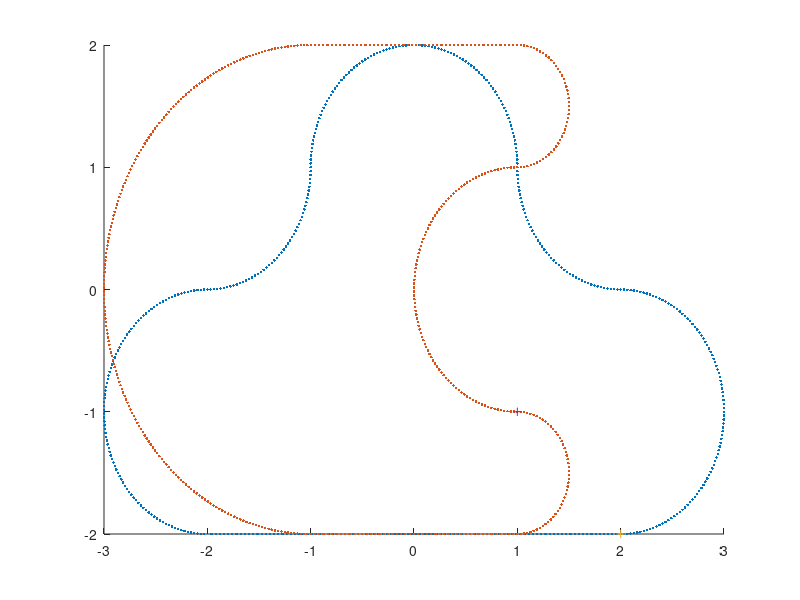

The MATLAB source for this figure: (Note: this script raises an error after producing the figure.)
%% Curvature-based blending of closed planar curves

close all; clear; clc;
%%
figure(3); hold on
s = linspace(0,pi,99);
ro1 = [(2+cos(s-pi/2));-1+sin(s-pi/2)];

s = linspace(pi,pi+pi/2,50); s = s(2:end);
ro2 = [2+cos(pi/2 - s);1+sin(pi/2 -s)];

s = linspace(pi+pi/2,2*pi+pi/2,100); s =s(2:end);
ro3  = [cos(s-3*pi/2);1+sin(s-3*pi/2)];

s = linspace(2*pi+pi/2,3*pi,50); s = s(2:end);
ro4 = [-2+cos(5*pi/2-s);1+sin(5*pi/2 -s)];

s = linspace(3*pi,4*pi,100); s = s(2:end-1);
ro5 = [-2+cos(s-5*pi/2);-1+sin(s-5*pi/2)];

s = linspace(-2,2,100); s =s(2:end);
ro6 = [s;-2*ones(1,numel(s))];

ro = [ro1'; ro2'; ro3';ro4';ro5';ro6']';
%ro = ro2;



s = linspace(0,pi,100);
ri1 = [1+cos(-s-pi/2);sin(-s-pi/2)];

s = linspace(pi,pi+pi/2,49); s = s(2:end);
ri2 = [1+.5*cos(2*s-5*pi/2);3/2+.5*sin(2*s-5*pi/2)];

s = linspace(1,-1,50); s = s(2:end-1);
ri3 = [s;2*ones(1,numel(s))];

s = linspace(3*pi/2+2,7*pi/2+2,200); s = s(1:end);
ri4 = [-1+2*cos(.5*s-1-pi/4);2*sin(.5*s-1-pi/4)];

s = linspace(-1,1,49); s = s(2:end-1);
ri5= [s;-2*ones(1,numel(s))];

s = linspace(7*pi/2+4,4*pi+4,50);s(2:end);
ri6 = [1+.5*cos(2*s-8-15*pi/2);-3/2+.5*sin(2*s-8-15*pi/2)];

%ri = [ri1'; ri2';ri3'; ri4';ri5'; ri6']';
ri = [ri1'; ri2';ri3'; ri4';ri5';ri6']';

p1 = ro(:,1:1:end);
p2 = ri(:,1:1:end);
plot(p1(1,:),p1(2,:),'.',p2(1,:),p2(2,:),'.')
plot(p1(1,1),p1(2,1),'+',p2(1,1),p2(2,1),'+')
%plot(ro5(1,:),ro5(2,:),'+',ro6(1,:),ro6(2,:),'.')
%% Parametric curves
% t = linspace(0,2*pi,1000);
% c1x = cos(t); p1x = c1x(1:2:end);
% c1y = sin(t);  p1y = c1y(1:2:end);
%
% c2x = .5*cos(t);
% c2y = sin(t);
%
% p1 =[[p1x p1x(1) ];[p1y p1y(1) ] ];
%
% % Polinomio
% ap2 = [c2x(1:end-1);c2y(1:end-1)];
% cx = sum(sqrt(sum((ap2 - [ap2(:,2:end) ap2(:,1)]).^2)));
% ui = cx./numel(p1x);
% [~,pos] = unique(ceil(cumsum(sqrt(sum((ap2 - [ap2(:,2:end) ap2(:,1)]).^2)))/ui));
% p2x = c2x(pos);
% p2y = c2y(pos);
% p2 =[[p2x p2x(1) ];[p2y p2y(1) ] ];
%%


% figure(1); axis equal
% plot(c1x,c1y,p1x,p1y,'+r')
%  hold on; plot(c2x,c2y,p2x,p2y,'+g')

%% lenght curve
L1 = sqrt(sum((p1 - [p1(:,2:end) p1(:,1)]).^2));
L2 = sqrt(sum((p2 - [p2(:,2:end) p2(:,1)]).^2));

%%
for ii = 1:numel(p1)/2
    sn1(ii) = sum(L1(1:ii))/ sum(L1) ;
    sn2(ii) = sum(L2(1:ii))/ sum(L2) ;
    t1(ii) = sum(L1(1:ii));
    t2(ii) = sum(L2(1:ii));
end
sn1 = [0,sn1];
sn2 = [0,sn2];
%%  Parametrizacion

for ii =2:numel(p1)/2-1
    ro1(:,ii-1) = p1(:,ii-1) + (t1(end)-t1(ii-1))*((p1(:,ii)-p1(:,ii-1))./(t1(ii)-t1(ii-1)));
    ro2(:,ii-1) = p2(:,ii-1) + (t2(end)-t2(ii-1))*((p2(:,ii)-p2(:,ii-1))./(t2(ii)-t2(ii-1)));
    
end
ro1 = ro1./max(ro1,[],2);
ro2 = ro2./max(ro2,[],2);

for ii =2:numel(p1)/2-1
    ri1(:,ii-1) = p1(:,ii-1) + (sn1(end)-sn1(ii-1))*((p1(:,ii)-p1(:,ii-1))./(sn1(ii)-sn1(ii-1)));
    ri2(:,ii-1) = p2(:,ii-1) + (sn2(end)-sn2(ii-1))*((p2(:,ii)-p2(:,ii-1))./(sn2(ii)-sn2(ii-1)));
end

alpha = geodesic_sphere_Full(ro1,ro2,3);
clf
figure(1); hold on, axis equal
for  ii = 1:4
    aa = alpha(:,:,ii);
     hold on, plot(aa(1,:),aa(2,:),'.')
end

%% curvature

for ii =2:numel(p1)/2-1
    pin = (p1(:,ii) - p1(:,ii-1));
    po = (p1(:,ii+1) - p1(:,ii));
    alpha1(ii-1) = (atan2(pin(2),pin(1)) -atan2(po(2),po(1)));
    if alpha1(ii-1) > pi || alpha1(ii-1) < -pi
        alpha1(ii-1) = alpha1(ii-1) -2*pi;
    end
    k1(ii-1) = 2*alpha1(ii-1)/(norm(pin)+norm(po));
end


for ii = 2:numel(p2)/2-1
    pin = (p2(:,ii) - p2(:,ii-1));
    po = (p2(:,ii+1) - p2(:,ii));
    alpha2(ii-1) = (atan2(pin(2),pin(1)) -atan2(po(2),po(1)));
    if alpha2(ii-1) > pi || alpha2(ii-1) < -pi
        alpha2(ii-1) = alpha2(ii-1) -2*pi;
    end
    k2(ii-1) = -2*alpha2(ii-1)/(norm(pin)+norm(po));
end
%% Interpolation curvature

tt = linspace(0,1,6)

figure(2);hold on, ylim([-3 -1.5 ])
for ii = 1:numel(tt)
    kt = k1.*(1-tt(ii)) +k2.*tt(ii);
    gamma = alpha1*(1-tt(ii)) + tt(ii)*alpha2;
    theta1 = cumsum(gamma);
    pp1(:,1) = p1(:,1);
    bc(:,1) = p1(:,1);
    
    for jj = 2:numel(p1)/2-4
        pp1(:,jj) = pp1(:,jj-1) + (sn2(jj) -sn2(jj-1))*[cos(theta1(jj)); sin(theta1(jj))];
        gg =jj +1;
        pp2(:,gg-2) = pp1(:,gg-1) + (sn1(gg) -sn1(gg-1))*[cos(theta1(gg)); sin(theta1(gg))];
        bc(:,jj) = pp1(:,jj) - pp2(:,jj-1)+bc(:,jj-1);
        %pp1(:,jj) = (2/(sn1(jj) -sn1(jj-1)))*(alpha1(jj-1)-alpha2(jj-1));
    end
    pp1 = [1 0 .5*ii; 0 1 0 ; 0 0 1]*[pp1;ones(1,numel(pp1(1,:)))];
    bc = [1 0 .5*ii; 0 1 0 ; 0 0 1]*[bc;ones(1,numel(bc(1,:)))];
    
    
    
    plot(pp1(1,:),pp1(2,:))
    %plot(bc(1,:),bc(2,:))
    clear pp1 bc
    %plot(kt,'-')
end

axis equal

% parametrizacion
ii = 2;

%%

clf
figure(1); hold on, axis equal
for  ii = 1:8
    aa = alpha(:,:,ii);
     hold on, plot(aa(1,:),aa(2,:),'.')
end


%% theta

%
% ii = 2;
% pp2(:,1) = p2(:,1)
% for ii = 2:numel(p1)/2-1
%     pp2(:,ii) = pp2(:,ii-1) + (sn2(ii) -sn2(ii-1))*[cos(theta2(ii-1)); sin(theta2(ii-1))];
% end
%
% %%
% figure(4);hold on
% tt = linspace(0,1,4)
% for ii = 1:numel(tt)
%     rt = pp1.*(1-tt(ii)) + pp2.*tt(ii);
%
%     plot(rt(1,:),rt(2,:),'.')
% end
%%












